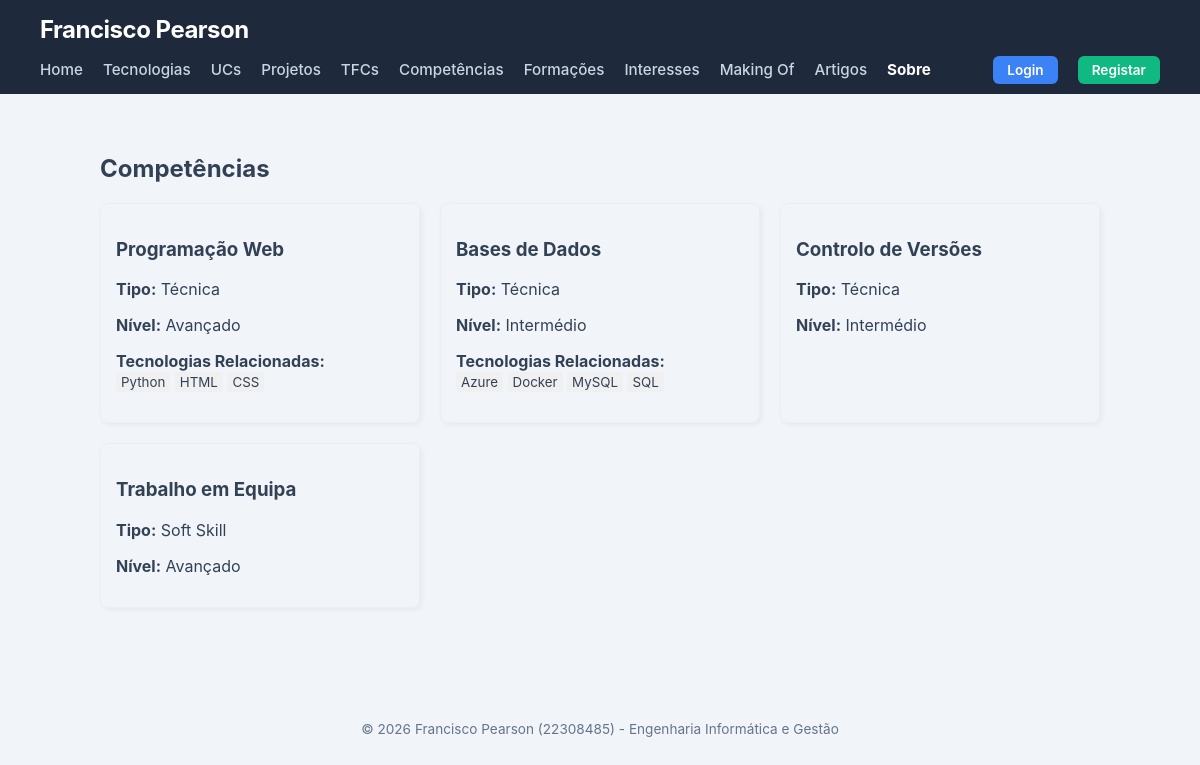
Screenshot of /portfolio/competencias/ with the database file from the repository.
### portfolio/models.py (models this page shows, shortened)
class Competencia(models.Model):
    NIVEL_CHOICES = [
        ('B', 'Básico'),
        ('I', 'Intermédio'),
        ('A', 'Avançado'),
    ]
    TIPO_CHOICES = [
        ('T', 'Técnica'),
        ('S', 'Soft Skill'),
    ]
    nome = models.CharField(max_length=100)
    descricao = models.TextField(blank=True)
    nivel = models.CharField(max_length=1, choices=NIVEL_CHOICES, default='B')
    tipo = models.CharField(max_length=1, choices=TIPO_CHOICES, default='T')
    tecnologias = models.ManyToManyField(Tecnologia, blank=True)
    projetos = models.ManyToManyField(Projeto, blank=True)

class Tecnologia(models.Model):
    NIVEL_CHOICES = [(i, str(i)) for i in range(1, 6)]
    nome = models.CharField(max_length=100)
    descricao = models.TextField(
        blank=True,
        help_text="O que faz, o que permite e aspetos que gostou ou não gostou."
    )
    logo = models.ImageField(upload_to='tecnologias/', blank=True, null=True)
    url_oficial = models.URLField(blank=True)
    nivel_interesse = models.IntegerField(choices=NIVEL_CHOICES, default=3)
    tipo = models.ForeignKey(
        TipoTecnologia,
        on_delete=models.SET_NULL,
        null=True,
        blank=True,
        related_name="tecnologias"
    )

### portfolio/views.py (the view)
# urls.py: path('competencias/', views.competencias_view, name='competencias'),
def competencias_view(request):
    competencias = Competencia.objects.prefetch_related('tecnologias', 'projetos').all()
    return render(request, 'portfolio/competencias.html', {'competencias': competencias})

### portfolio/templates/portfolio/competencias.html (shortened to what this page needs)
{% extends 'portfolio/base.html' %}
{% block content %}
<section>
    <h2>Competências</h2>
    <div style="display: grid; grid-template-columns: repeat(auto-fill, minmax(300px, 1fr)); gap: 20px;">
        {% for competencia in competencias %}
            <article style="border: 1px solid #eee; padding: 15px; border-radius: 8px; box-shadow: 2px 2px 5px rgba(0,0,0,0.05);">
                <h3>{{ competencia.nome }}</h3>
                <p><strong>Tipo:</strong> {{ competencia.get_tipo_display }}</p>
                <p><strong>Nível:</strong> {{ competencia.get_nivel_display }}</p>
                {% if competencia.tecnologias.all %}
                <p><strong>Tecnologias Relacionadas:</strong><br>
                    {% for tech in competencia.tecnologias.all %}
                        <small style="background: #f0f0f0; padding: 2px 5px; border-radius: 3px;">{{ tech.nome }}</small>
                    {% endfor %}
                </p>
                {% endif %}
            </article>
        {% empty %}
            <p>Ainda não foram registadas competências.</p>
        {% endfor %}
    </div>
</section>
{% endblock %}

### portfolio/templates/portfolio/base.html (style rules this page uses)
body { margin: 0; font-family: -apple-system, BlinkMacSystemFont, "Segoe UI", Roboto, Helvetica, Arial, sans-serif; background-color: #f1f5f9; color: #334155; }

### rows the page displays
Competencia: nome "Programação Web", tipo "Técnica", nivel "Avançado"
Tecnologia: nome "Python"
Tecnologia: nome "HTML"
Tecnologia: nome "CSS"
Competencia: nome "Bases de Dados", tipo "Técnica", nivel "Intermédio"
Tecnologia: nome "Azure"
Tecnologia: nome "Docker"
Tecnologia: nome "MySQL"
Tecnologia: nome "SQL"
Competencia: nome "Controlo de Versões", tipo "Técnica", nivel "Intermédio"
Competencia: nome "Trabalho em Equipa", tipo "Soft Skill", nivel "Avançado"
